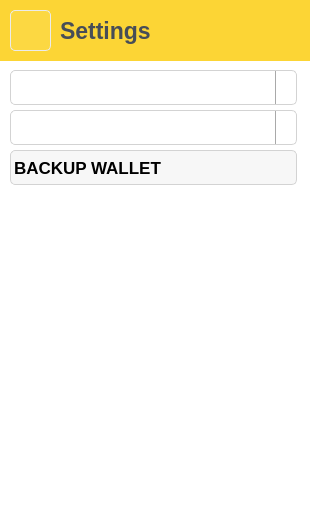
<?xml version="1.0" encoding="UTF-8"?>
<ui version="4.0">
 <class>PageSettings</class>
 <widget class="QWidget" name="PageSettings">
  <property name="geometry">
   <rect>
    <x>0</x>
    <y>0</y>
    <width>310</width>
    <height>532</height>
   </rect>
  </property>
  <property name="windowTitle">
   <string>Form</string>
  </property>
  <property name="styleSheet">
   <string notr="true">background: #FFFFFF</string>
  </property>
  <widget class="QFrame" name="headerFrame">
   <property name="geometry">
    <rect>
     <x>0</x>
     <y>0</y>
     <width>311</width>
     <height>61</height>
    </rect>
   </property>
   <property name="styleSheet">
    <string notr="true">background-color: #FCD535;</string>
   </property>
   <property name="frameShape">
    <enum>QFrame::NoFrame</enum>
   </property>
   <property name="frameShadow">
    <enum>QFrame::Plain</enum>
   </property>
   <widget class="QPushButton" name="backPushButton">
    <property name="geometry">
     <rect>
      <x>10</x>
      <y>10</y>
      <width>41</width>
      <height>41</height>
     </rect>
    </property>
    <property name="focusPolicy">
     <enum>Qt::ClickFocus</enum>
    </property>
    <property name="styleSheet">
     <string notr="true">QPushButton {
	border-style: solid;
	background-color: rgba(255, 255, 255, 16);
	border-radius: 5px;
	border-width: 1px;
	border-color: rgb(235,235,235);
}
QPushButton:hover {
    background-color: rgba(255, 255, 255, 64);
}

QPushButton:pressed {
    background-color: rgba(255, 255, 255, 128);
}</string>
    </property>
    <property name="text">
     <string/>
    </property>
    <property name="icon">
     <iconset resource="../../../../res.qrc">
      <normaloff>:/res/ic/res/ic/arowLeft.png</normaloff>:/res/ic/res/ic/arowLeft.png</iconset>
    </property>
    <property name="iconSize">
     <size>
      <width>16</width>
      <height>16</height>
     </size>
    </property>
    <property name="checkable">
     <bool>false</bool>
    </property>
   </widget>
   <widget class="QLabel" name="titleLabel">
    <property name="geometry">
     <rect>
      <x>60</x>
      <y>10</y>
      <width>131</width>
      <height>41</height>
     </rect>
    </property>
    <property name="sizePolicy">
     <sizepolicy hsizetype="MinimumExpanding" vsizetype="MinimumExpanding">
      <horstretch>0</horstretch>
      <verstretch>0</verstretch>
     </sizepolicy>
    </property>
    <property name="font">
     <font>
      <pointsize>17</pointsize>
      <bold>true</bold>
     </font>
    </property>
    <property name="styleSheet">
     <string notr="true">color: #474D57;</string>
    </property>
    <property name="text">
     <string>Settings</string>
    </property>
    <property name="scaledContents">
     <bool>false</bool>
    </property>
   </widget>
  </widget>
  <widget class="QPushButton" name="backupWalletPushButton">
   <property name="geometry">
    <rect>
     <x>10</x>
     <y>150</y>
     <width>287</width>
     <height>35</height>
    </rect>
   </property>
   <property name="minimumSize">
    <size>
     <width>0</width>
     <height>0</height>
    </size>
   </property>
   <property name="baseSize">
    <size>
     <width>0</width>
     <height>31</height>
    </size>
   </property>
   <property name="font">
    <font>
     <pointsize>13</pointsize>
     <bold>true</bold>
     <stylestrategy>PreferDefault</stylestrategy>
    </font>
   </property>
   <property name="focusPolicy">
    <enum>Qt::NoFocus</enum>
   </property>
   <property name="styleSheet">
    <string notr="true">QPushButton {
	border-style: solid;
	background-color: rgba(0, 0, 0, 8);
	border-width: 1px;
	border-radius: 5px;
	border-color: lightgrey;
	text-align:left;
    padding-right: 3px;
    padding-left: 3px;
	color:black;
}
QPushButton:hover {
    background-color: rgba(0, 0, 0, 16);
}

QPushButton:pressed {
    background-color: rgba(0, 0, 0, 64);
}</string>
   </property>
   <property name="text">
    <string>BACKUP WALLET</string>
   </property>
   <property name="icon">
    <iconset resource="../../../../res.qrc">
     <normaloff>:/res/ic/res/ic/backup.png</normaloff>:/res/ic/res/ic/backup.png</iconset>
   </property>
  </widget>
  <widget class="QComboBox" name="languageComboBox">
   <property name="geometry">
    <rect>
     <x>10</x>
     <y>110</y>
     <width>287</width>
     <height>35</height>
    </rect>
   </property>
   <property name="minimumSize">
    <size>
     <width>0</width>
     <height>0</height>
    </size>
   </property>
   <property name="baseSize">
    <size>
     <width>0</width>
     <height>41</height>
    </size>
   </property>
   <property name="font">
    <font>
     <pointsize>13</pointsize>
     <bold>true</bold>
     <stylestrategy>PreferDefault</stylestrategy>
    </font>
   </property>
   <property name="focusPolicy">
    <enum>Qt::NoFocus</enum>
   </property>
   <property name="styleSheet">
    <string notr="true">QComboBox {
    border: 1px solid lightgray;
	border-radius: 5px;
    padding: 1px 18px 1px 3px;
    min-width: 6em; 
	color:black;
}
QComboBox:on { /* shift the text when the popup opens */
    padding-top: 3px;
    padding-left: 4px;
}
QComboBox::drop-down {
    subcontrol-origin: padding;
    subcontrol-position: top right;
    width: 20px;

    border-left-width: 1px;
    border-left-color: darkgray;
    border-left-style: solid; /* just a single line */
    border-top-right-radius: 5px; /* same radius as the QComboBox */
    border-bottom-right-radius: 5px;
}
QComboBox::drop-down::hover {
	background-color: rgba(0, 0, 0, 16);
}
QComboBox::drop-down::pressed {
    background-color: rgba(0, 0, 0, 64);
}
QComboBox::down-arrow {
    image: url(:/res/ic/res/ic/dropDownArrow.png);
	width: 12px;
    height: 12px;
}
QComboBox::down-arrow:on { /* shift the arrow when popup is open */
    top: 1px;
    left: 1px;
}
QListView::item {
	height: 31px;
	background-color: white;
	color: black;
}
QListView::item:selected:!active, QListView::item:selected:active {
	background-color: lightgrey;
	color: black;
}
QListView::item::hover {
	background-color: grey;
	/*font: url(:/Resources/Fonts/GameJam.ttf);*/
	color: black;
}
</string>
   </property>
   <property name="iconSize">
    <size>
     <width>24</width>
     <height>24</height>
    </size>
   </property>
  </widget>
  <widget class="QComboBox" name="networkComboBox">
   <property name="geometry">
    <rect>
     <x>10</x>
     <y>70</y>
     <width>287</width>
     <height>35</height>
    </rect>
   </property>
   <property name="minimumSize">
    <size>
     <width>0</width>
     <height>0</height>
    </size>
   </property>
   <property name="baseSize">
    <size>
     <width>0</width>
     <height>41</height>
    </size>
   </property>
   <property name="font">
    <font>
     <pointsize>13</pointsize>
     <bold>true</bold>
     <stylestrategy>PreferDefault</stylestrategy>
    </font>
   </property>
   <property name="focusPolicy">
    <enum>Qt::NoFocus</enum>
   </property>
   <property name="styleSheet">
    <string notr="true">QComboBox {
    border: 1px solid lightgray;
	border-radius: 5px;
    padding: 1px 18px 1px 3px;
    min-width: 6em; 
	color:black;
}
QComboBox:on { /* shift the text when the popup opens */
    padding-top: 3px;
    padding-left: 4px;
}
QComboBox::drop-down {
    subcontrol-origin: padding;
    subcontrol-position: top right;
    width: 20px;

    border-left-width: 1px;
    border-left-color: darkgray;
    border-left-style: solid; /* just a single line */
    border-top-right-radius: 5px; /* same radius as the QComboBox */
    border-bottom-right-radius: 5px;
}
QComboBox::drop-down::hover {
	background-color: rgba(0, 0, 0, 16);
}
QComboBox::drop-down::pressed {
    background-color: rgba(0, 0, 0, 64);
}
QComboBox::down-arrow {
    image: url(:/res/ic/res/ic/dropDownArrow.png);
	width: 12px;
    height: 12px;
}
QComboBox::down-arrow:on { /* shift the arrow when popup is open */
    top: 1px;
    left: 1px;
}
QListView::item {
	height: 31px;
	background-color: white;
	color: black;
}
QListView::item:selected:!active, QListView::item:selected:active {
	background-color: lightgrey;
	color: black;
}
QListView::item::hover {
	background-color: grey;
	/*font: url(:/Resources/Fonts/GameJam.ttf);*/
	color: black;
}
</string>
   </property>
   <property name="iconSize">
    <size>
     <width>24</width>
     <height>24</height>
    </size>
   </property>
  </widget>
 </widget>
 <resources>
  <include location="../../../../res.qrc"/>
 </resources>
 <connections/>
</ui>
